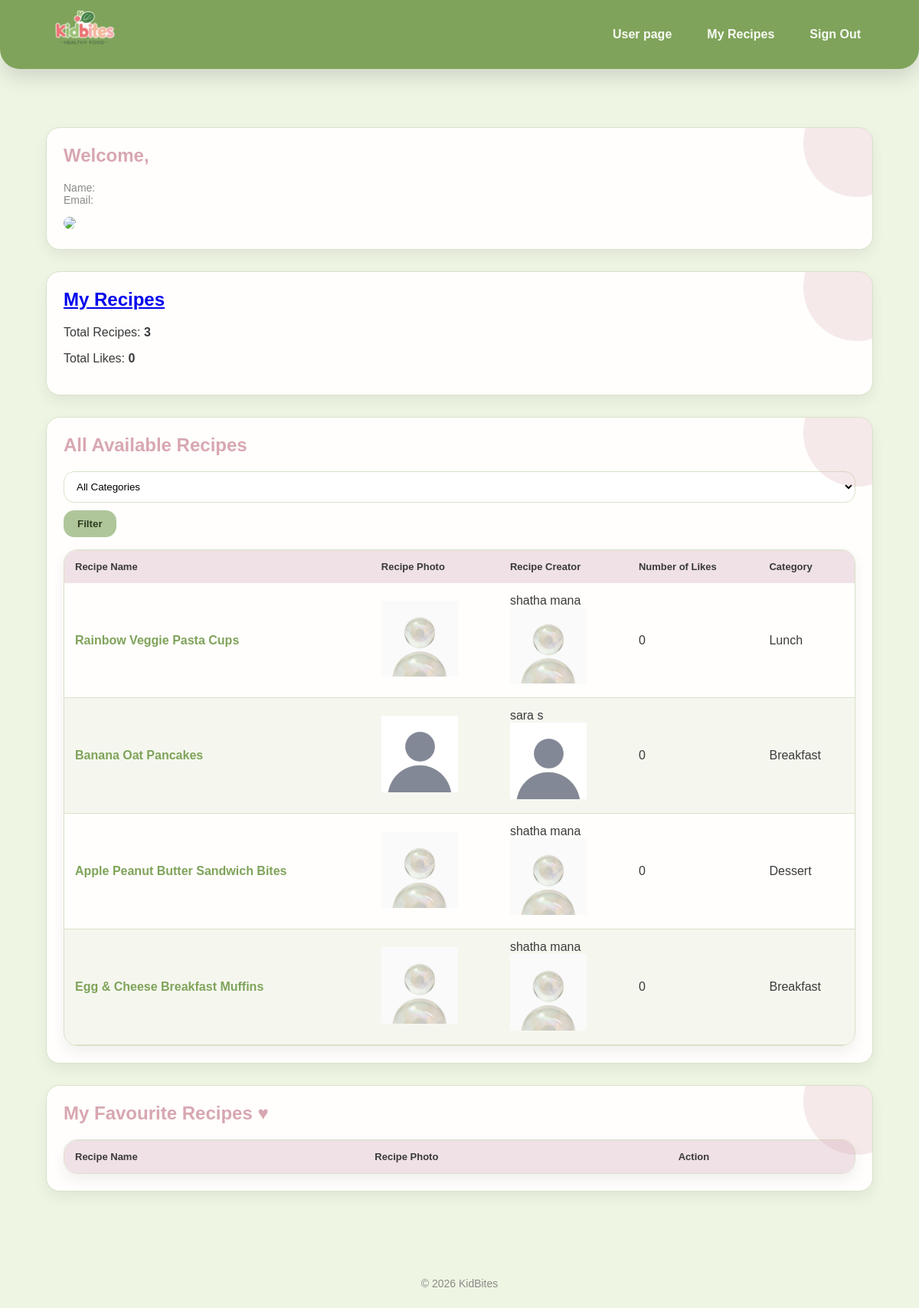
Page /user.php (signed in) on the committed database.
### tables this page shows
CREATE TABLE `recipe` (
  `id` int(11) NOT NULL,
  `userID` int(11) DEFAULT NULL,
  `categoryID` int(11) DEFAULT NULL,
  `name` varchar(100) DEFAULT NULL,
  `description` text,
  `photoFileName` varchar(255) DEFAULT NULL,
  `videoFilePath` varchar(255) DEFAULT NULL
);

CREATE TABLE `users` (
  `id` int(11) NOT NULL,
  `userType` enum('user','admin') NOT NULL,
  `firstName` varchar(50) NOT NULL,
  `lastName` varchar(50) NOT NULL,
  `emailAddress` varchar(100) NOT NULL,
  `password` varchar(255) NOT NULL,
  `photoFileName` varchar(255) NOT NULL
);

CREATE TABLE `recipecategory` (
  `id` int(11) NOT NULL,
  `categoryName` varchar(50) NOT NULL
);

### user.php (the view, shortened to what this page needs)
<?php
include "db.php";
$userID = $_SESSION['userID'];
?>
<!DOCTYPE html>
<html lang="en">
<head>
  <link rel="stylesheet" href="style.css">
</head>
<body>
<header>
  <div class="container header-inner">
    <a class="brand" href="index.html">
      <img src="images/logo.png" alt="KidBites Logo" class="logo">
    </a>
    <nav class="nav">
      <a href="user.php">User page</a>
      <a href="my-recipes.html">My Recipes</a>
      <a href="index.html">Sign Out</a>
    </nav>
  </div>
</header>
<main>
  <div class="container">
    <br><br>
<section class="card">
  <h2>Welcome, <?php echo $_SESSION['firstName']; ?></h2>
  <p class="hint">
    Name: <?php echo $_SESSION['firstName'] . " " . $_SESSION['lastName']; ?><br>
    Email: <?php echo $_SESSION['email']; ?>
  </p>
  <div>
    <img src="images/<?php echo $_SESSION['photoFileName']; ?>" width="120" style="border-radius:14px;">
  </div>
</section>
<section class="card">
<?php
$countRecipes = $conn->query("SELECT COUNT(*) as total FROM recipe WHERE userID=$userID");
$row1 = $countRecipes->fetch_assoc();
$countLikes = $conn->query("
SELECT COUNT(*) as total
FROM likes
JOIN recipe ON likes.recipeID = recipe.id
WHERE recipe.userID = $userID
");
$row2 = $countLikes->fetch_assoc();
?>
<h2>
  <a href="my-recipes.html">My Recipes</a>
</h2>
<p>Total Recipes: <strong><?php echo $row1['total']; ?></strong></p>
<p>Total Likes: <strong><?php echo $row2['total']; ?></strong></p>
</section>
<section class="card">
  <h2>All Available Recipes</h2>
  <div style="display:flex; gap:10px; margin-bottom:16px; flex-wrap:wrap;">
    <select>
      <option>All Categories</option>
    </select>
    <button class="btn btn-secondary">Filter</button>
  </div>
  <div class="table-wrap">
    <table>
      <thead>
        <tr>
          <th>Recipe Name</th>
          <th>Recipe Photo</th>
          <th>Recipe Creator</th>
          <th>Number of Likes</th>
          <th>Category</th>
        </tr>
      </thead>
      <tbody>
<?php
$sql = "
SELECT recipe.*, users.firstName, users.lastName, users.photoFileName, recipecategory.categoryName,
(SELECT COUNT(*) FROM likes WHERE likes.recipeID = recipe.id) as likesCount
FROM recipe
JOIN users ON recipe.userID = users.id
JOIN recipecategory ON recipe.categoryID = recipecategory.id
";
$result = $conn->query($sql);
while($row = $result->fetch_assoc()){
?>
<tr>
<td>
  <a href="#"><?php echo $row['name']; ?></a>
</td>
<td>
  <img src="images/<?php echo $row['photoFileName']; ?>" width="100">
</td>
<td>
  <?php echo $row['firstName'] . " " . $row['lastName']; ?><br>
  <img src="images/<?php echo $row['photoFileName']; ?>" width="100">
</td>
<td><?php echo $row['likesCount']; ?></td>
<td><?php echo $row['categoryName']; ?></td>
</tr>
<?php } ?>
      </tbody>
    </table>
  </div>
</section>
<section class="card">
  <h2>My Favourite Recipes ♥</h2>
  <div class="table-wrap">
    <table>
      <thead>
        <tr>
          <th>Recipe Name</th>
          <th>Recipe Photo</th>
          <th>Action</th>
        </tr>
      </thead>
    </table>
  </div>
</section>
  </div>
</main>
<footer class="footer">
  © 2026 KidBites
</footer>
</body>
</html>

### style.css (style rules this page uses)
* { box-sizing: border-box; }
body { margin: 0; font-family: Arial, sans-serif; color: #3a3a3a; background: #eef5e3; }
.container { width: 90%; margin: auto; }
header { background: #7fa35a; box-shadow: 0 12px 26px rgba(0,0,0,0.12); border-bottom-left-radius: 26px; border-bottom-right-radius: 26px; padding: 0; }
.header-inner { display: flex; align-items: center; justify-content: space-between; height: 90px; }
.brand { font-size: 22px; font-weight: 800; color: white; text-decoration: none; }
.nav { display: flex; gap: 14px; }
.nav a { color: #f8faf4; text-decoration: none; font-weight: 600; padding: 8px 16px; border-radius: 999px; transition: background 0.25s ease; }
main { padding: 40px 0 60px; }
.card { background: #fffefc; border-radius: 18px; padding: 22px; margin-bottom: 28px; border: 1px solid #d9e2c9; box-shadow: 0 8px 18px rgba(0,0,0,0.06); position: relative; overflow: hidden; }
.card::before { content: ""; position: absolute; top: -50px; right: -50px; width: 140px; height: 140px; background: rgba(216,167,177,0.25); border-radius: 50%; }
h2 { color: #d8a7b1; margin-top: 0; }
.hint { color: #8a8a8a; font-size: 14px; }
.btn { padding: 10px 18px; border-radius: 14px; border: none; cursor: pointer; font-weight: 700; background: #e5e5e5; transition: transform 0.15s ease, box-shadow 0.15s ease; }
.btn-secondary { background: #afc69a; color: #2f3a20; }
input, select, textarea { width: 100%; padding: 11px 12px; border-radius: 14px; border: 1px solid #d9e2c9; background: white; font-family: inherit; }
.table-wrap { background: #fffefc; border-radius: 18px; overflow-x: auto; box-shadow: 0 8px 18px rgba(0,0,0,0.06); border: 1px solid #d9e2c9; }
table { width: 100%; border-collapse: collapse; }
thead th { padding: 14px; text-align: left; font-size: 13px; font-weight: 800; background: #efe1e5; }
tbody td { padding: 14px; border-bottom: 1px solid #d9e2c9; }
tbody tr:nth-child(even) { background: rgba(127,163,90,0.08); }
table a { color: #7fa35a; text-decoration: none; font-weight: 600; }
footer { text-align: center; padding: 24px 0; font-size: 14px; color: #8a8a8a; }
.logo { max-height: 150px; width: auto; }
tbody td { vertical-align: middle; }

### rows in the picture
recipe: name "Rainbow Veggie Pasta Cups", userID.photoFileName (picture), userID.firstName "shatha", userID.lastName "mana", likesCount "0", categoryID.categoryName "Lunch"
recipe: name "Banana Oat Pancakes", userID.photoFileName (placeholder picture), userID.firstName "sara", userID.lastName "s", likesCount "0", categoryID.categoryName "Breakfast"
recipe: name "Apple Peanut Butter Sandwich Bites", userID.photoFileName (picture), userID.firstName "shatha", userID.lastName "mana", likesCount "0", categoryID.categoryName "Dessert"
recipe: name "Egg & Cheese Breakfast Muffins", userID.photoFileName (picture), userID.firstName "shatha", userID.lastName "mana", likesCount "0", categoryID.categoryName "Breakfast"

### other values in the picture
$row1['total'] "3"
$row2['total'] "0"
